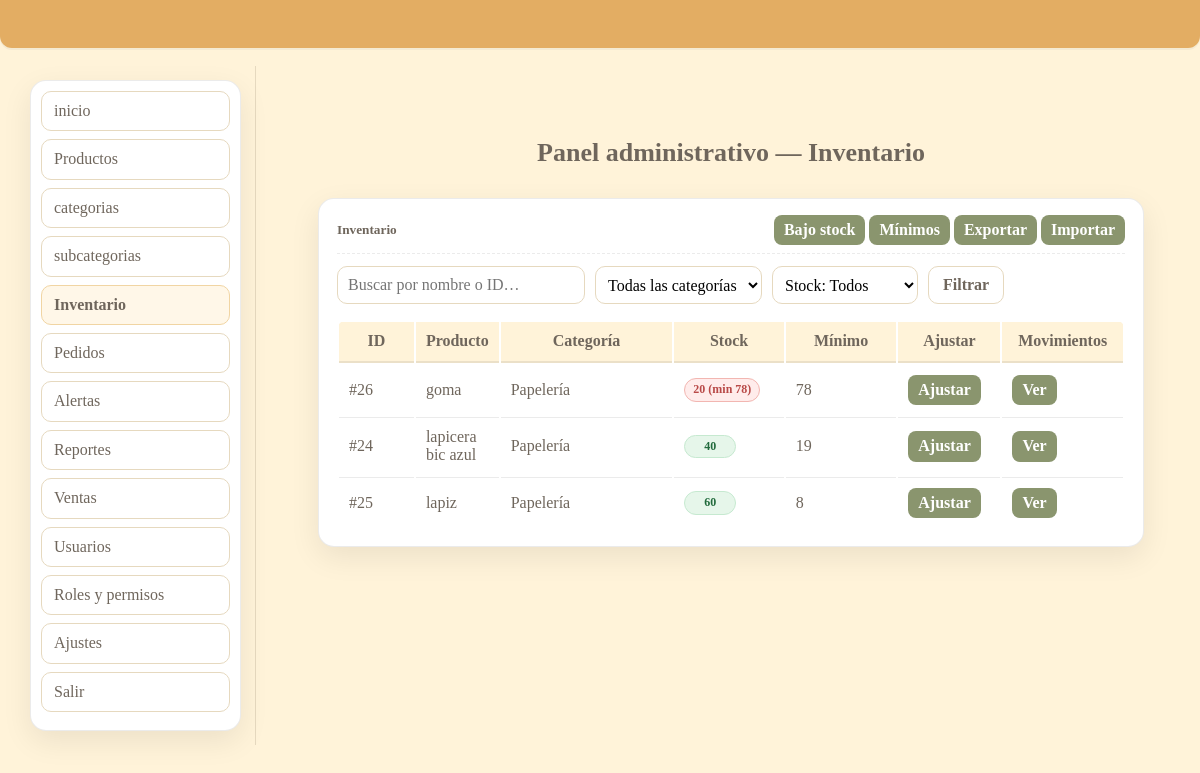
Page /admin/inventario/index.php on the earlier database version.
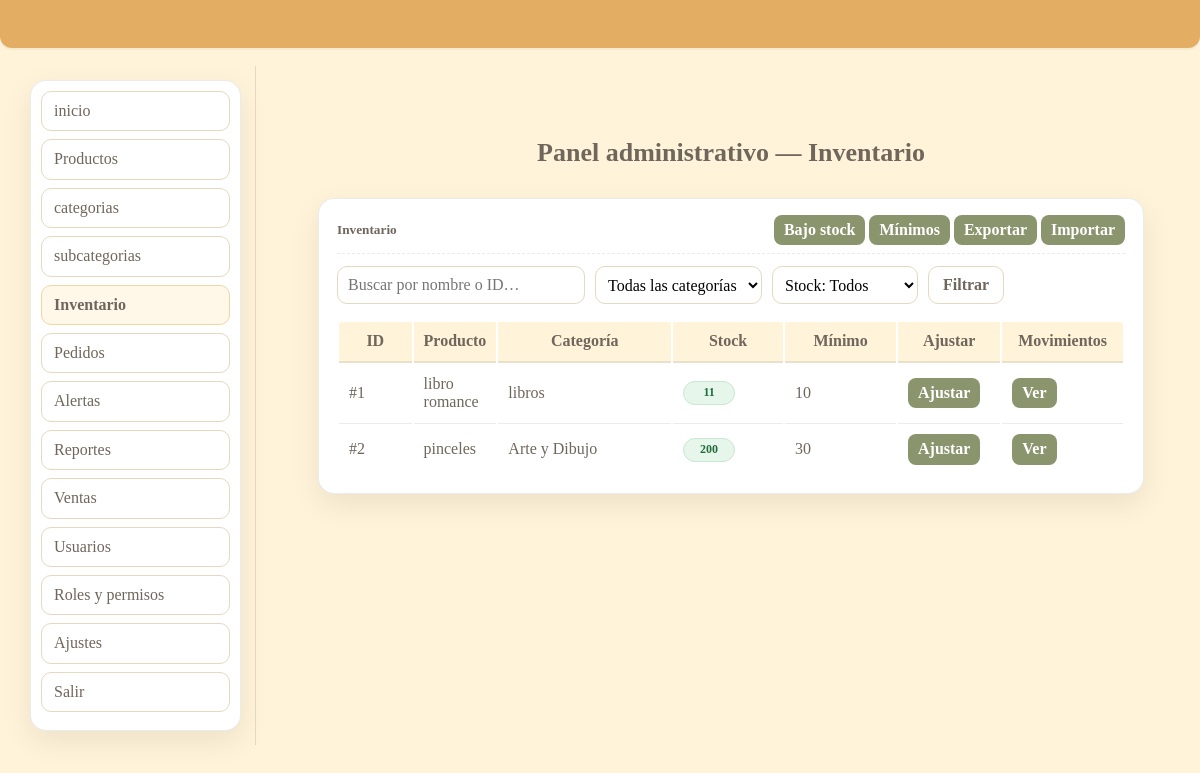
Same page on the later database version.
### tables this page shows
CREATE TABLE `producto` (
  `id_producto` int(10) UNSIGNED NOT NULL,
  `nombre` varchar(200) NOT NULL,
  `descripcion` varchar(400) DEFAULT NULL,
  `codigo` varchar(64) DEFAULT NULL,
  `precio_compra` decimal(12,2) NOT NULL DEFAULT 0.00,
  `precio_venta` decimal(12,2) NOT NULL DEFAULT 0.00,
  `ubicacion` varchar(255) NOT NULL,
  `id_subcategoria` smallint(5) UNSIGNED NOT NULL,
  `id_proveedor` int(10) UNSIGNED DEFAULT NULL,
  `activo` tinyint(1) NOT NULL DEFAULT 1,
  `creado_en` datetime NOT NULL DEFAULT current_timestamp(),
  `actualizado_en` datetime DEFAULT NULL ON UPDATE current_timestamp()
);

### admin/inventario/index.php (the view, shortened to what this page needs)
<?php
include(__DIR__ . '/../../includes/db.php');
$HAS_ACL = file_exists(__DIR__ . '/../includes/acl.php');
if ($HAS_ACL) { require_once __DIR__ . '/../includes/acl.php'; }
else {
  if (!function_exists('can')) { function can($k){ return true; } }
}
function h($s){ return htmlspecialchars((string)$s, ENT_QUOTES, 'UTF-8'); }
$q       = trim($_GET['q'] ?? '');
$page    = max(1, (int)($_GET['page'] ?? 1));
$perPage = 15;
$offset  = ($page - 1) * $perPage;
$baseFrom = "
  FROM producto p
  LEFT JOIN subcategoria sc ON sc.id_subcategoria = p.id_subcategoria
  LEFT JOIN categoria c     ON c.id_categoria     = sc.id_categoria
  LEFT JOIN inventario i    ON i.id_producto      = p.id_producto
";
$where = []; $params = []; $types = '';
$whereSql = $where ? ('WHERE '.implode(' AND ', $where)) : '';
$having = [];
$havingSql = $having ? ('HAVING '.implode(' AND ', $having)) : '';
$sqlList = "
  SELECT
    p.id_producto,
    p.nombre,
    c.nombre AS categoria,
    COALESCE(i.stock_actual,0) AS stock_actual,
    COALESCE(i.stock_minimo,0) AS stock_minimo
  $baseFrom
  $whereSql
  GROUP BY p.id_producto, p.nombre, categoria, i.stock_actual, i.stock_minimo
  $havingSql
  ORDER BY p.nombre ASC
  LIMIT ? OFFSET ?
";
$typesList  = $types.'ii';
$paramsList = $params; $paramsList[] = $perPage; $paramsList[] = $offset;
$st = $conexion->prepare($sqlList);
$st->bind_param($typesList, ...$paramsList);
$st->execute();
$rows = $st->get_result()->fetch_all(MYSQLI_ASSOC);
?>
<!doctype html>
<html lang="es">
<head>
  <link rel="stylesheet" href="https://cdnjs.cloudflare.com/ajax/libs/normalize/8.0.1/normalize.min.css">
  <link rel="stylesheet" href="https://cdnjs.cloudflare.com/ajax/libs/skeleton/2.0.4/skeleton.min.css">
  <link rel="stylesheet" href="/libreria_lapicito/css/style.css">
</head>
<body>
  <div class="barra"></div>
  <div class="prod-shell">
    <aside class="prod-side">
      <ul class="prod-nav">
        <li><a  href="/libreria_lapicito/admin/index.php">inicio</a></li>
        <?php if (can('productos.ver')): ?>
        <li><a href="/libreria_lapicito/admin/productos/">Productos</a></li>
        <?php endif; ?>
        <li><a href="/libreria_lapicito/admin/categorias/">categorias</a></li>
        <?php if (can('inventario.ver')): ?>
           <li><a href="/libreria_lapicito/admin/subcategorias/">subcategorias</a></li>
        <li><a class="active" href="/libreria_lapicito/admin/inventario/">Inventario</a></li>
        <?php endif; ?>
        <?php if (can('pedidos.aprobar')): ?>
        <li><a href="/libreria_lapicito/admin/pedidos/">Pedidos</a></li>
        <?php endif; ?>
        <?php if (can('alertas.ver')): ?>
        <li><a href="/libreria_lapicito/admin/alertas/">Alertas</a></li>
        <?php endif; ?>
        <?php if (can('reportes.detallados') || can('reportes.simple')): ?>
        <li><a href="/libreria_lapicito/admin/reportes/">Reportes</a></li>
        <?php endif; ?>
         <?php if (can('ventas.rapidas')): ?>
        <li><a href="/libreria_lapicito/admin/ventas/">Ventas</a></li>
        <?php endif; ?>
        <?php if (can('usuarios.gestionar') || can('usuarios.crear_empleado')): ?>
        <li><a href="/libreria_lapicito/admin/usuarios/">Usuarios</a></li>
        <?php endif; ?>
        <?php if (can('usuarios.gestionar')): ?>
        <li><a href="/libreria_lapicito/admin/roles/">Roles y permisos</a></li>
        <?php endif; ?>
        <li><a href="/libreria_lapicito/admin/ajustes/">Ajustes</a></li>
        <li><a href="/libreria_lapicito/admin/logout.php">Salir</a></li>
      </ul>
    </aside>
    <main class="prod-main">
    <main class="prod-main">
      <div class="inv-title">Panel administrativo — Inventario</div>
      <div class="prod-card">
        <div class="prod-head">
          <h5>Inventario</h5>
          <div class="btns-right">
            <a class="btn-sm" href="/libreria_lapicito/admin/inventario/bajo.php">Bajo stock</a>
            <a class="btn-sm" href="/libreria_lapicito/admin/inventario/minimos.php">Mínimos </a>
            <a class="btn-sm" href="/libreria_lapicito/admin/inventario/exportar_csv.php">Exportar </a>
            <a class="btn-sm" href="/libreria_lapicito/admin/inventario/importar_csv.php">Importar</a>
          </div>
        </div>
        <form class="prod-filters" method="get">
          <input class="input-search" type="text" name="q" value="<?= h($q) ?>" placeholder="Buscar por nombre o ID…">
          <select name="cat">
            <option value="0">Todas las categorías</option>
          </select>
          <select name="stock">
            <option value="">Stock: Todos</option>
          </select>
          <button class="btn-filter" type="submit">Filtrar</button>
        </form>
        <div class="table-wrap">
          <table class="u-full-width">
            <thead>
              <tr>
                <th style="width:80px">ID</th>
                <th>Producto</th>
                <th style="width:220px">Categoría</th>
                <th style="width:120px">Stock</th>
                <th style="width:120px">Mínimo</th>
                <th style="width:90px">Ajustar</th>
                <th style="width:110px">Movimientos</th>
              </tr>
            </thead>
            <tbody>
              <?php foreach($rows as $r): ?>
                <tr>
                  <td>#<?= (int)$r['id_producto'] ?></td>
                  <td><?= h($r['nombre']) ?></td>
                  <td><?= h($r['categoria'] ?? '—') ?></td>
                  <td>
                    <?php
                      $st=(int)$r['stock_actual']; $min=(int)$r['stock_minimo'];
                      if ($st<=0)            echo '<span class="badge no">0</span>';
                      elseif ($st<=$min)     echo '<span class="badge no">'.$st.' (min '.$min.')</span>';
                      else                   echo '<span class="badge ok">'.$st.'</span>';
                    ?>
                  </td>
                  <td><?= (int)$r['stock_minimo'] ?></td>
                  <td>
                    <?php if (can('inventario.ajustar')): ?>
                      <a class="btn-sm" href="/libreria_lapicito/admin/inventario/ajustar.php?id=<?= (int)$r['id_producto'] ?>">Ajustar</a>
                    <?php endif; ?>
                  </td>
                  <td><a class="btn-sm" href="/libreria_lapicito/admin/inventario/movimientos.php?id=<?= (int)$r['id_producto'] ?>">Ver</a></td>
                </tr>
              <?php endforeach; ?>
            </tbody>
          </table>
        </div>
      </div>
    </main>
  </div>
</body>
</html>

Differences in the rows shown:
removed producto: id_producto "26", nombre "goma", categoria "Papelería", st "20", min "78", stock_minimo "78"
removed producto: id_producto "24", nombre "lapicera bic azul", categoria "Papelería", st "40", stock_minimo "19"
removed producto: id_producto "25", nombre "lapiz", categoria "Papelería", st "60", stock_minimo "8"
added producto: id_producto "1", nombre "libro romance", categoria "libros", st "11", stock_minimo "10"
added producto: id_producto "2", nombre "pinceles", categoria "Arte y Dibujo", st "200", stock_minimo "30"
